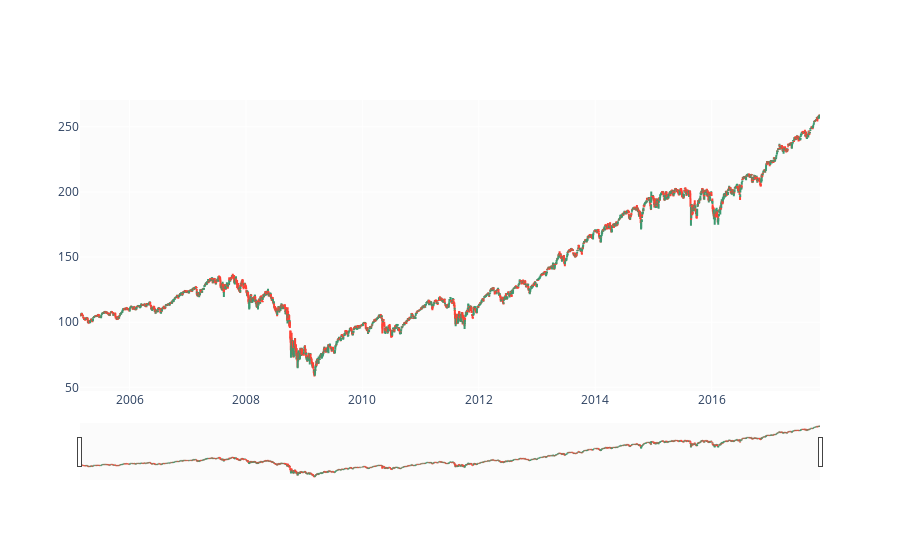

This figure's notebook cell:
### Markdown cell above
### OHLC图

OHLC图表显示了股票的开盘价($\textbf{O}pen$)、最高价($\textbf{H}igh$)、最低价($\textbf{L}ow$)和收盘价($\textbf{C}lose$)，这可以展示某一天的价格是如何变化的，也可以体会到股票的动量或波动性。线条的顶端代表最高值和最低值，而水平线段代表开盘值和收盘值。在收盘价高于（低于）开盘价的示例点被称为增长（减少）。默认情况下，增长的部分以绿色绘制，而减少的部分以红色绘制。

### Code cell
fig = go.Figure([go.Ohlc(x=df.Date,
                         open=df.Open,
                         high=df.High,
                         low=df.Low,
                         close=df.Close)]) #Figure 创建图表对象
fig.update(layout_xaxis_rangeslider_visible=True) #图表中的 x 轴范围滑块，允许用户在图表中选择特定时间段或数据范围
fig.show()

### Figure 1 — Plotly figure (JSON) as saved in the notebook; plotly's stock layout.template omitted (floating-point values rounded to 4 significant figures; data arrays with more than 128 entries replaced by an {"elided": "..."} marker saying what was removed)
{"data": [{"close": {"elided": "3201 float values"}, "high": {"elided": "3201 float values"}, "low": {"elided": "3201 float values"}, "open": {"elided": "3201 float values"}, "type": "ohlc", "x": {"elided": "3201 str values"}}], "layout": {"xaxis": {"rangeslider": {"visible": true}}}}
